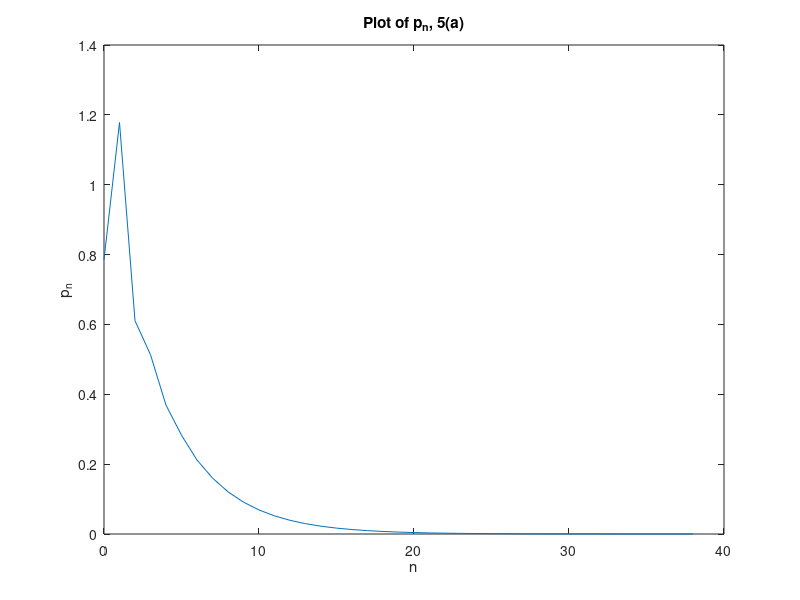
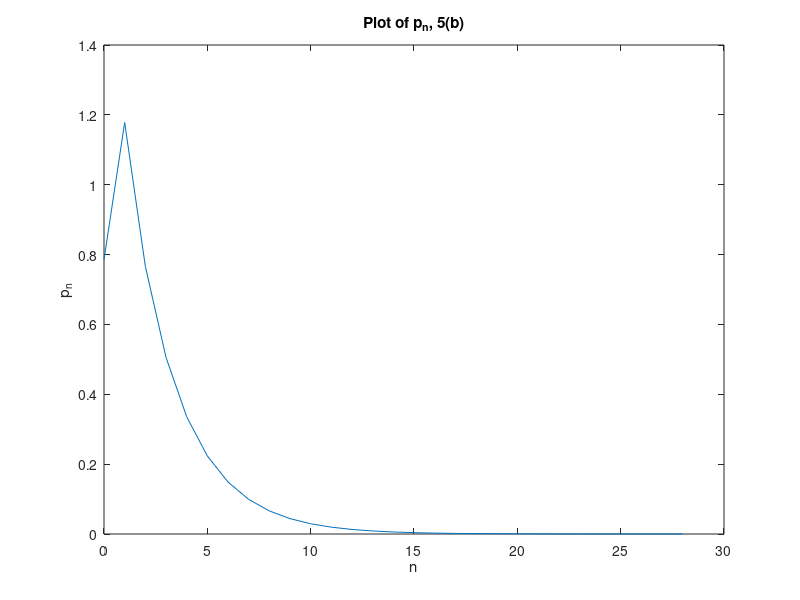

Write the MATLAB code that produced these figures, in order.
%5(a)
tol = 10^-5;
p = [ pi/4 3*pi/8 ];
i = 2;
while abs(p(i) - p(i-1)) > tol
    p(i+1) = p(i) - ((sin(p(i)) - p(i))*(p(i)-p(i-1)))/((sin(p(i)) - p(i))-(sin(p(i-1)) - p(i-1)));
    i = i + 1;
end
fprintf('p(%i) = %d\n', i-1, p(i));

x = linspace(0,i-1,i); 
plot(x,p);
xlabel('n');
ylabel('p_{n}'); 
title('Plot of p_{n}, 5(a)'); figure;



%5(b)
tol2 = 10^-5;
p2 = [ pi/4 3*pi/8 ];
i = 2;

while abs(p2(i) - p2(i-1)) > tol2
    p2(i+1) = p2(i) - (sin(p2(i)) - p2(i))/(cos(p2(i)) - 1);
    i = i + 1;
end

fprintf('p2(%i) = %d\n', i-1, p2(i));

x = linspace(0,i-1,i);
plot(x,p2);
xlabel('n');
ylabel('p_{n}'); 
title('Plot of p_{n}, 5(b)');    

      